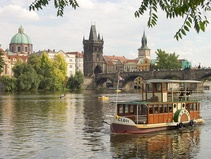
#> input picture Krishnan_Kavin_PS1_py/inputSeamCarvingPrague.jpg, 211 x 159 px, shrunk from 640 x 480 before the run
$ python SeamCarvingReduceWidth.py
#> lines starting #> are read from the running program, lines starting #| are printed output that depends on the picture
### Krishnan_Kavin_PS1_py/energy_image.py
import numpy as np
import matplotlib.pyplot as plt
import imageio

def energy_image(img):
    grayImage = np.dot(img[...,:3], [0.2989, 0.587, 0.114])
    dImagedy = np.gradient(grayImage, axis=0)
    dImagedx = np.gradient(grayImage, axis=1)
    energy = np.abs(dImagedx) + np.abs(dImagedy)
    return energy

# img = imageio.imread('small.jpg')
# energyImage = energy_image(img)
# print(energyImage)

### Krishnan_Kavin_PS1_py/cumulative_minimum_energy_map.py
import numpy as np
import matplotlib.pyplot as plt
import imageio
from energy_image import energy_image

def cumulative_minimum_energy_map(energyImage,seamDirection):
    energy_map = np.zeros_like(energyImage)
    height,width = energy_map.shape

    if seamDirection is "VERTICAL":
        energy_map[0] = energyImage[0]
        for y in range(1,height):
            for x in range(0, width):
                minimumElement = []
                if x != 0:
                    minimumElement.append(energy_map[y-1][x-1])
                minimumElement.append(energy_map[y - 1][x])
                if x + 1 < width:
                    minimumElement.append(energy_map[y - 1][x+1])
                energy_map[y][x] = energyImage[y][x] + min(minimumElement)
    elif seamDirection is "HORIZONTAL":
        energy_map[:, 0] = energyImage[:, 0]
        for x in range(1,width):
            for y in range(0, height):
                minimumElement = []
                if y != 0:
                    minimumElement.append(energy_map[y-1][x-1])
                minimumElement.append(energy_map[y][x-1])
                if y + 1 < height:
                    minimumElement.append(energy_map[y+1][x-1])
                energy_map[y][x] = energyImage[y][x] + min(minimumElement)


    return energy_map

# [10 lines of commented-out code are left out]

### Krishnan_Kavin_PS1_py/reduceWidth.py
import numpy as np
import matplotlib.pyplot as plt
import imageio
from energy_image import energy_image
from cumulative_minimum_energy_map import cumulative_minimum_energy_map
from find_optimal_vertical_seam import find_optimal_vertical_seam
from find_optimal_horizontal_seam import find_optimal_horizontal_seam
from reduceHeight import reduceHeight
import cv2

def reduceWidth(img, energyImage):
    cumulativeEnergyMap = cumulative_minimum_energy_map(energyImage, 'VERTICAL')
    seam = np.flip(find_optimal_vertical_seam(cumulativeEnergyMap))
    height, width = energyImage.shape

    newEnergyImage = np.empty([energyImage.shape[0], energyImage.shape[1]-1])
    newImage = np.empty([energyImage.shape[0], energyImage.shape[1] - 1,3])

    for y in range(0,height):
        newEnergyImage[y,:] = np.delete(energyImage[y], seam[y])
        newImage[y,:,:] = np.delete(img[y], seam[y], axis=0)

    newImage = newImage.astype(int)
    return (newImage, newEnergyImage)


# # # cumulativeEnergyMap1 = cumulative_minimum_energy_map(energyImage, 'VERTICAL')
# # # cumulativeEnergyMap2 = cumulative_minimum_energy_map(energyImage, 'HORIZONTAL')
# # # optimal = find_optimal_vertical_seam(cumulativeEnergyMap1)
# # image, newEnergyImage = reduceWidth('inputPS0Q2.jpg',energyImage)
# plt.imshow(resized)
# plt.show()

### Krishnan_Kavin_PS1_py/find_optimal_vertical_seam.py
import numpy as np
import matplotlib.pyplot as plt
import imageio
from energy_image import energy_image
from cumulative_minimum_energy_map import cumulative_minimum_energy_map

def find_optimal_vertical_seam(cumulativeEnergyMap):
    seam = []
    height, width = cumulativeEnergyMap.shape
    tailIndex = np.argmin(cumulativeEnergyMap[-1])
    seam.append(tailIndex)
    x = tailIndex
    for y in range(height-2,-1,-1):
        nextIndex = -1
        if x == 0:
            subIndex = np.argmin([cumulativeEnergyMap[y][x],cumulativeEnergyMap[y][x+1]])
            if subIndex == 0:
                nextIndex = x
            else:
                nextIndex = x+1
        elif x == width-1:
            subIndex = np.argmin([cumulativeEnergyMap[y][x-1], cumulativeEnergyMap[y][x]])
            if subIndex == 0:
                nextIndex = x-1
            else:
                nextIndex = x
        else:
            subIndex = np.argmin([cumulativeEnergyMap[y][x - 1], cumulativeEnergyMap[y][x], cumulativeEnergyMap[y][x+1]])
            if subIndex == 0:
                nextIndex = x - 1
            elif subIndex == 1:
                nextIndex = x
            else:
                nextIndex = x+1

        seam.append(nextIndex)
        x = nextIndex

    return np.array(seam)


# [4 lines of commented-out code are left out]

### Krishnan_Kavin_PS1_py/SeamCarvingReduceWidth.py
import numpy as np
import matplotlib.pyplot as plt
from PIL import Image
import imageio
from energy_image import energy_image
from cumulative_minimum_energy_map import cumulative_minimum_energy_map
from find_optimal_vertical_seam import find_optimal_vertical_seam
from find_optimal_horizontal_seam import find_optimal_horizontal_seam
from reduceWidth import reduceWidth

image1 = 'outputReduceWidthPrague.png'
img = imageio.imread('inputSeamCarvingPrague.jpg')
#> img is the input picture: shape (159, 211, 3); mean R, G, B 156.5, 149.6, 132.7
energyImage = energy_image(img)

for i in range(0,100):
    img, energyImage = reduceWidth(img,energyImage)
#> this loop made 100 passes
#> pass 1, in reduceWidth, `cumulativeEnergyMap = cumulative_minimum_energy_map(energyImage, 'VERT..`:
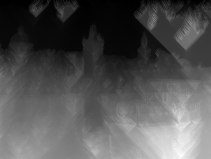
#> cumulativeEnergyMap: shape (159, 211) float64; min 0.242, max 1619.2, mean 534.4; drawn with min black and max white
#> after the loop:
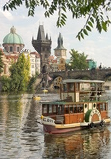
#> img: shape (159, 111, 3) int64; mean R, G, B 148.1, 140.4, 121.8

img = img.astype(np.uint8)
imageio.imwrite(image1, img)

image2 = 'outputReduceWidthMall.png'
img = imageio.imread('inputSeamCarvingMall.jpg')
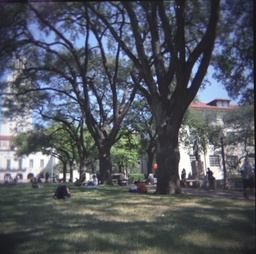
#> input picture Krishnan_Kavin_PS1_py/inputSeamCarvingMall.jpg, 256 x 254 px, shrunk from 775 x 769 before the run
#> img is the input picture: shape (254, 256, 3); mean R, G, B 83.8, 88.4, 96.4
energyImage = energy_image(img)

for i in range(0,100):
    img, energyImage = reduceWidth(img,energyImage)
#> this loop made 100 passes
#> pass 1, in reduceWidth (call 101), `cumulativeEnergyMap = cumulative_minimum_energy_map(energyImage, 'VERT..`:
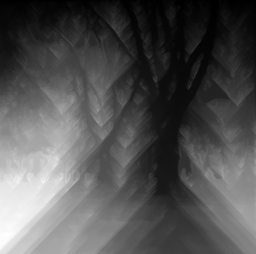
#> cumulativeEnergyMap: shape (254, 256) float64; min 0.283, max 1942.9, mean 633.5; drawn with min black and max white
#> pass 1, `img, energyImage = reduceWidth(img,energyImage)`:
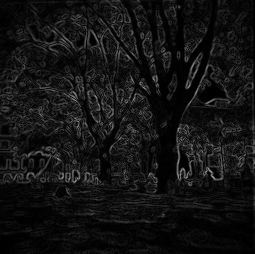
#> energyImage: shape (254, 255) float64; min 0, max 169, mean 19.3
#> after the loop:
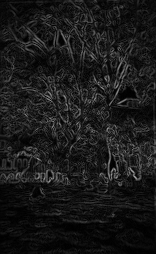
#> energyImage: shape (254, 156) float64; min 0.0031, max 169, mean 26
#> after the loop:
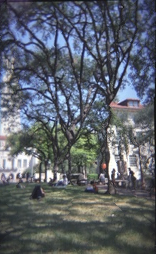
#> img: shape (254, 156, 3) int64; mean R, G, B 92.6, 98.3, 107.5

img = img.astype(np.uint8)
imageio.imwrite(image2, img)
